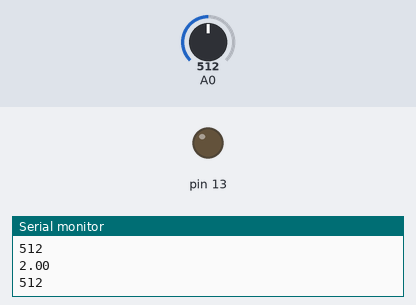
Simulated run of this sketch. Board: Arduino Uno, built with avr-gcc and run on an emulated ATmega328P. Shown: output pins drawn as LEDs (lit = HIGH), the last lines printed to the serial monitor. The test bench sets the inputs (shaded band); at power-on: A0 = 512.

Above: at 1.8 s.
1.9 s: A0 set to 528
At 3.2 s:
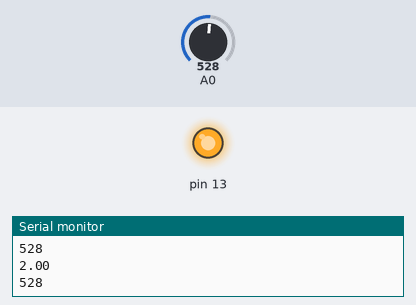
3.5 s: A0 set to 511
At 4.8 s:
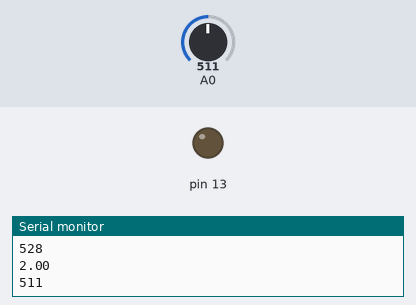
5.5 s: A0 set to 716
At 6.4 s:
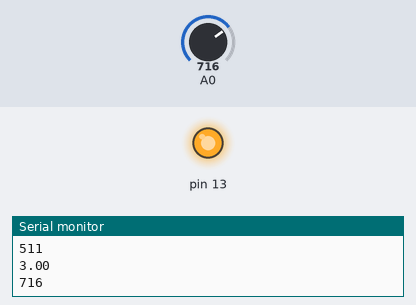
Timing chart, 0 to 8.5 s (numbered marks = the images above; inputs shaded):
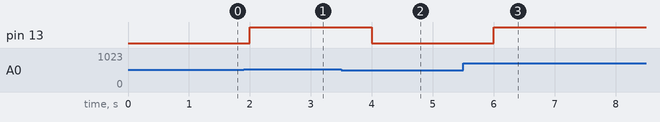

The sketch:

servo.ino
```cpp
int x;
float rm;
void setup()
{
Serial.begin(9600);
pinMode(13 ,OUTPUT);
}
void loop()
{

x=analogRead(A0);
rm=map(x,0,1023,0,5);
if (x>512) {
digitalWrite(13,1);
Serial.println(rm);
Serial.println(x);
delay(1000);

}
else
{
digitalWrite(13,0);
Serial.println(rm);
Serial.println(x);
delay(1000);
}
}
```

Measured:
- the behaviour switches between 512 and 513 on A0 (found by bisection; images 0 and 1)
- after the input at 1.9 s, pin 13: LOW → HIGH after 0.10 s
- after the input at 3.5 s, pin 13: HIGH → LOW after 0.50 s
- after the input at 5.5 s, pin 13: LOW → HIGH after 0.50 s
